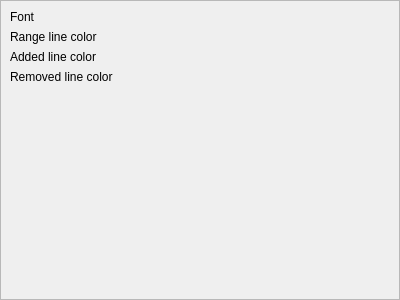
<?xml version="1.0" encoding="UTF-8"?>
<ui version="4.0">
 <class>DiffViewerSettingsPage</class>
 <widget class="QWidget" name="DiffViewerSettingsPage">
  <property name="geometry">
   <rect>
    <x>0</x>
    <y>0</y>
    <width>400</width>
    <height>300</height>
   </rect>
  </property>
  <property name="windowTitle">
   <string notr="true">Diff viewer</string>
  </property>
  <layout class="QVBoxLayout" name="verticalLayout">
   <property name="spacing">
    <number>0</number>
   </property>
   <property name="leftMargin">
    <number>0</number>
   </property>
   <property name="topMargin">
    <number>0</number>
   </property>
   <property name="rightMargin">
    <number>0</number>
   </property>
   <property name="bottomMargin">
    <number>0</number>
   </property>
   <item>
    <widget class="QFrame" name="frame_">
     <property name="frameShape">
      <enum>QFrame::StyledPanel</enum>
     </property>
     <property name="frameShadow">
      <enum>QFrame::Raised</enum>
     </property>
     <layout class="QGridLayout" name="gridLayout">
      <item row="0" column="0">
       <widget class="QLabel" name="fontLabel_">
        <property name="text">
         <string>Font</string>
        </property>
       </widget>
      </item>
      <item row="1" column="0">
       <widget class="QLabel" name="rangeLineColorLabel_">
        <property name="text">
         <string>Range line color</string>
        </property>
       </widget>
      </item>
      <item row="2" column="0">
       <widget class="QLabel" name="addedLineColorLabel_">
        <property name="text">
         <string>Added line color</string>
        </property>
       </widget>
      </item>
      <item row="3" column="0">
       <widget class="QLabel" name="removedLineColorLabel_">
        <property name="text">
         <string>Removed line color</string>
        </property>
       </widget>
      </item>
      <item row="4" column="0">
       <spacer name="verticalSpacer">
        <property name="orientation">
         <enum>Qt::Vertical</enum>
        </property>
        <property name="sizeHint" stdset="0">
         <size>
          <width>20</width>
          <height>197</height>
         </size>
        </property>
       </spacer>
      </item>
     </layout>
    </widget>
   </item>
  </layout>
 </widget>
 <resources/>
 <connections/>
</ui>
